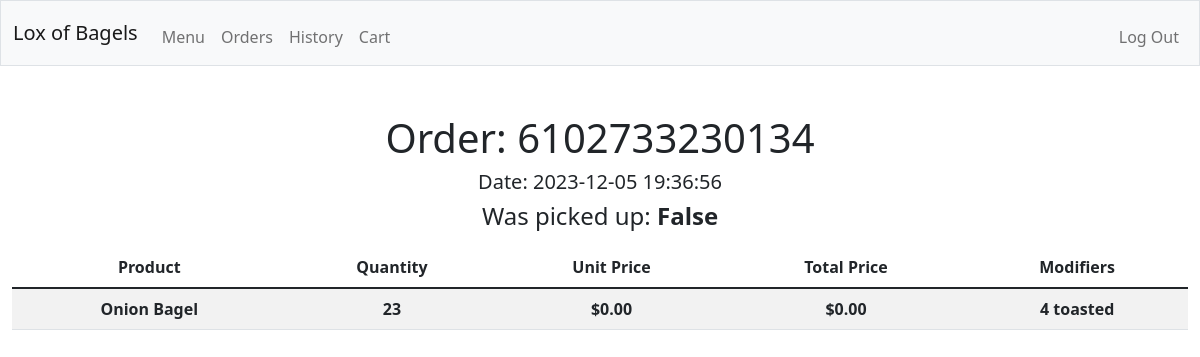
/orders/6102733230134 (signed in), run on the app's committed database.
### tables this page shows
CREATE TABLE orders (
  id INTEGER PRIMARY KEY AUTOINCREMENT,
  orderid INTEGER NOT NULL,
  user INTEGER REFERENCES users(id),
  product TEXT NOT NULL,
  quantity INTEGER NOT NULL,
  modifiers TEXT NOT NULL,
  completed BOOLEAN NOT NULL,
  total INTEGER NOT NULL,
  date TEXT NOT NULL
);

### app.py (the view)
@app.route('/orders/<string:order_id>', methods=["GET", "POST"])
@login_required
def order_page(order_id):
    if request.method == "POST":
        None
    else:
        try:
            order_info = db.execute("SELECT * FROM orders WHERE orderid = ? AND user = ?", order_id, session["user_id"])
            completed = db.execute("SELECT completed FROM orders WHERE user = ? AND orderid = ?", session["user_id"], order_id)
            if completed == 1:
                completed = True
            else:
                completed = False
            return render_template("order_page.html", order_info=order_info, order_id=order_id, completed=completed)
        except Exception as e:
            return redirect("/404")

### app.py (called while the page is built)
@app.after_request
def after_request(response):
    response.headers["Cache-Control"] = "no-cache, no-store, must-revalidate"
    response.headers["Expires"] = 0
    response.headers["Pragma"] = "no-cache"
    return response

### helpers.py (called while the page is built)
def login_required(f):
    @wraps(f)
    def decorated_function(*args, **kwargs):
        if session.get("user_id") is None:
            return redirect("/login")
        return f(*args, **kwargs)
    return decorated_function

def usd(value):
    value = value/100
    return f"${value:,.2f}"

### templates/order_page.html (shortened to what this page needs)
{% extends "layout.html" %}
{% block main %}
<h1>Order: {{order_id}}</h1>
<h5>Date: {{order_info[0].date}}</h5>
<h4>Was picked up: <b>{{completed}}</b></h4>
<table class="table table-striped mt-3">
    <thead>
        <tr>
            <th>Product</th>
            <th>Quantity</th>
            <th>Unit Price</th>
            <th>Total Price</th>
            <th>Modifiers</th>
        </tr>
    </thead>
    <tbody>
        {% for product in order_info %}
        <tr>
            <th>{{product.product}}</th>
            <th>{{product.quantity}}</th>
            <th>{{product.total | usd}}</th>
            <th>{{(product.total * product.quantity) | usd}}</th>
            <th>{{product.modifiers}}</th>
        </tr>
        {% endfor %}
    </tbody>
</table>
{% endblock %}

### data on the page
orders: date "2023-12-05 19:36:56", product "Onion Bagel", quantity "23", total "$0.00", (product.total*product.quantity)|usd "$0.00", modifiers "4 toasted"

### other printed values
{{ order_id }} "6102733230134"
{{ completed }} "False"
